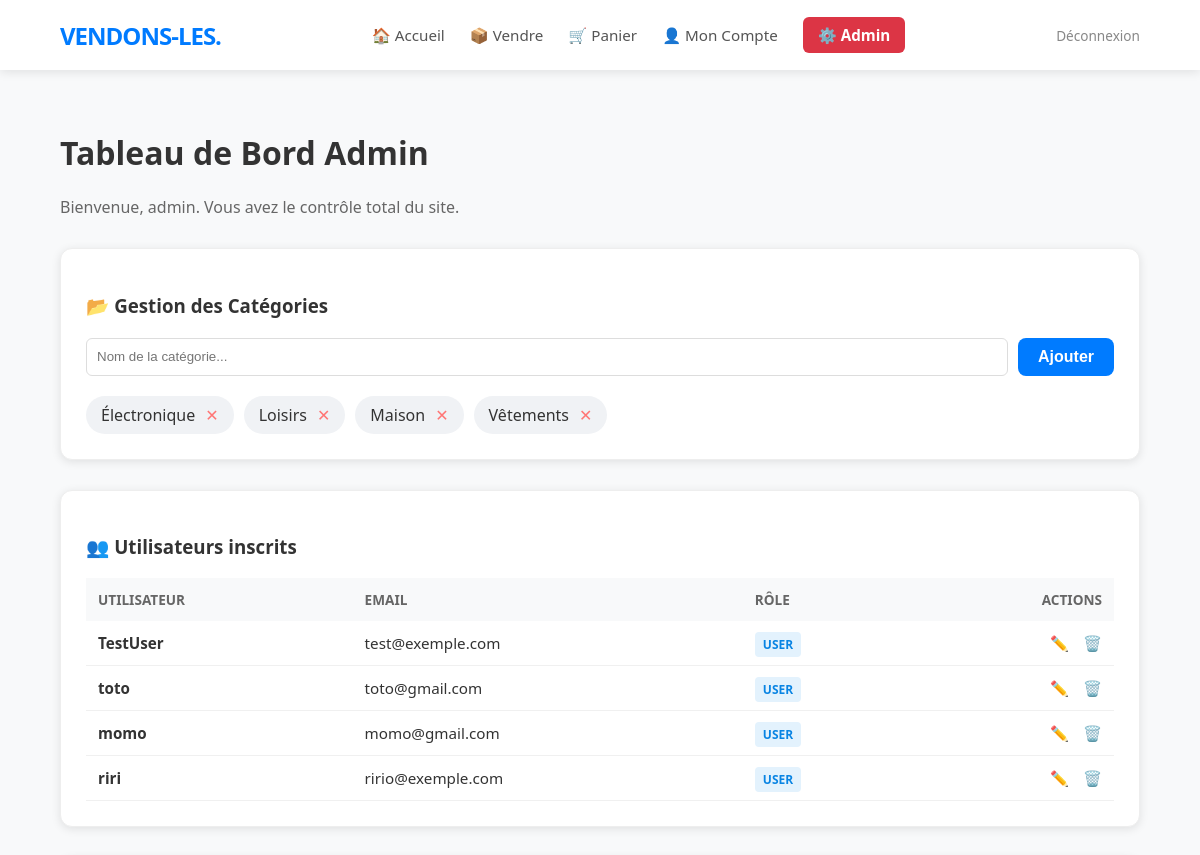
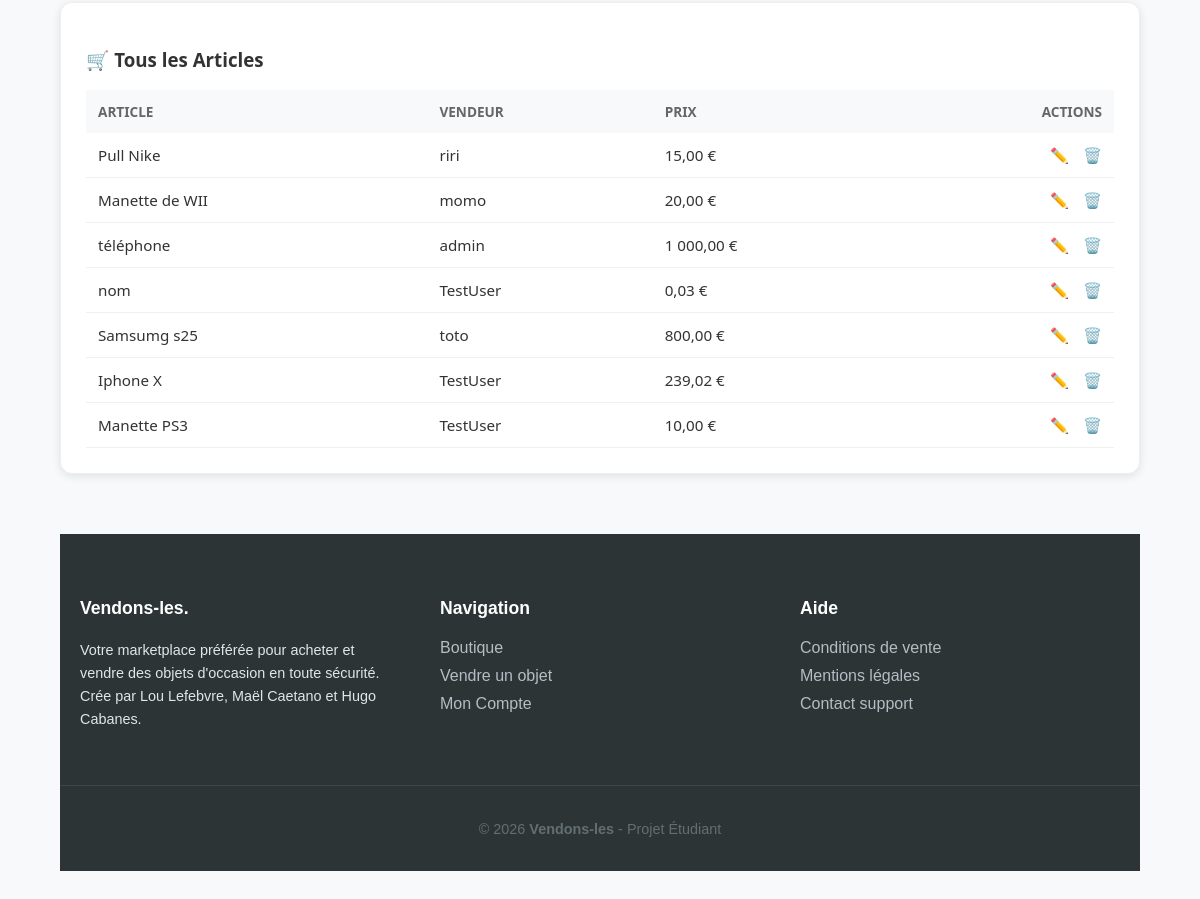
/admin.php (signed in), run on the app's committed database (2 pictures, top to bottom).
### tables this page shows
CREATE TABLE `category` (
  `id` int(11) NOT NULL,
  `nom` varchar(255) NOT NULL
);

CREATE TABLE `user` (
  `id` int(11) NOT NULL,
  `username` varchar(50) NOT NULL,
  `email` varchar(100) NOT NULL,
  `password` varchar(255) NOT NULL,
  `created_at` timestamp NOT NULL DEFAULT current_timestamp(),
  `balance` decimal(10,2) DEFAULT 100.00,
  `image_url` varchar(255) DEFAULT NULL,
  `role` varchar(20) DEFAULT 'user'
);

CREATE TABLE `article` (
  `id` int(11) NOT NULL,
  `nom` varchar(255) NOT NULL,
  `description` text DEFAULT NULL,
  `prix` decimal(10,2) NOT NULL,
  `date_publication` timestamp NOT NULL DEFAULT current_timestamp(),
  `auteur_id` int(11) DEFAULT NULL,
  `image_url` varchar(255) DEFAULT NULL,
  `category_id` int(11) DEFAULT NULL
);

### includes/functions.php (called while the page is built, shortened)
<?php
function formatPrix($montant) {
    return number_format($montant, 2, ',', ' ') . " €";
}
?>

### admin.php (the view, shortened to what this page needs)
<?php
require_once 'includes/header.php';
$all_articles = $mysqli->query("SELECT Article.*, User.username FROM Article JOIN User ON Article.auteur_id = User.id ORDER BY Article.date_publication DESC");
$all_users = $mysqli->query("SELECT * FROM User WHERE id != " . $_SESSION['user_id']);
$all_cats = $mysqli->query("SELECT * FROM Category ORDER BY nom ASC");
?>
<div class="admin-header" style="margin-bottom: 30px;">
    <h1>Tableau de Bord Admin</h1>
    <p style="color: #666;">Bienvenue, <?php echo $_SESSION['username']; ?>. Vous avez le contrôle total du site.</p>
</div>
<div class="admin-grid">
    <div class="admin-card">
        <h3>📂 Gestion des Catégories</h3>
        <form method="POST" style="display: flex; gap: 10px; margin: 20px 0;">
            <input type="text" name="nom_categorie" placeholder="Nom de la catégorie..." required style="flex-grow:1; padding:10px; border:1px solid #ddd; border-radius:6px;">
            <button type="submit" name="add_cat" class="btn-submit" style="width:auto; margin:0; padding:10px 20px;">Ajouter</button>
        </form>
        <div style="display: flex; flex-wrap: wrap; gap: 10px;">
            <?php while($c = $all_cats->fetch_assoc()): ?>
                <div class="cat-tag">
                    <?php echo htmlspecialchars($c['nom']); ?>
                    <a href="admin.php?del_cat=<?php echo $c['id']; ?>" onclick="return confirm('Supprimer ?')" style="color: #ff7675; text-decoration: none;">✕</a>
                </div>
            <?php endwhile; ?>
        </div>
    </div>
    <div class="admin-card">
        <h3>👥 Utilisateurs inscrits</h3>
        <table class="admin-table">
            <thead>
                <tr>
                    <th>Utilisateur</th>
                    <th>Email</th>
                    <th>Rôle</th>
                    <th style="text-align:right;">Actions</th>
                </tr>
            </thead>
            <tbody>
                <?php while($u = $all_users->fetch_assoc()): ?>
                <tr>
                    <td><strong><?php echo htmlspecialchars($u['username']); ?></strong></td>
                    <td><?php echo htmlspecialchars($u['email']); ?></td>
                    <td><span class="badge-role role-<?php echo $u['role']; ?>"><?php echo strtoupper($u['role']); ?></span></td>
                    <td style="text-align:right;">
                        <a href="edit_user.php?id=<?php echo $u['id']; ?>" style="text-decoration:none; margin-right:10px;">✏️</a>
                        <a href="admin.php?del_user=<?php echo $u['id']; ?>" onclick="return confirm('Bannir ?')" style="text-decoration:none;">🗑️</a>
                    </td>
                </tr>
                <?php endwhile; ?>
            </tbody>
        </table>
    </div>
    <div class="admin-card">
        <h3>🛒 Tous les Articles</h3>
        <table class="admin-table">
            <thead>
                <tr>
                    <th>Article</th>
                    <th>Vendeur</th>
                    <th>Prix</th>
                    <th style="text-align:right;">Actions</th>
                </tr>
            </thead>
            <tbody>
                <?php while($art = $all_articles->fetch_assoc()): ?>
                <tr>
                    <td><?php echo htmlspecialchars($art['nom']); ?></td>
                    <td><?php echo htmlspecialchars($art['username']); ?></td>
                    <td><?php echo formatPrix($art['prix']); ?></td>
                    <td style="text-align:right;">
                        <a href="edit.php?id=<?php echo $art['id']; ?>" style="text-decoration:none; margin-right:10px;">✏️</a>
                        <a href="admin.php?del_art=<?php echo $art['id']; ?>" onclick="return confirm('Supprimer ?')" style="text-decoration:none;">🗑️</a>
                    </td>
                </tr>
                <?php endwhile; ?>
            </tbody>
        </table>
    </div>
</div>
<?php require_once 'includes/footer.php'; ?>

### includes/header.php (shortened to what this page needs)
<?php
require_once 'functions.php';
?>
<!DOCTYPE html>
<html lang="fr">
<head>
    <link rel="stylesheet" href="assets/css/style.css">
</head>
<body>
    <nav>
        <a href="index.php" class="logo">VENDONS-LES.</a>
        <div class="nav-links">
            <a href="index.php">🏠 Accueil</a>
            <?php if (isset($_SESSION['username'])): ?>
                <a href="vente.php">📦 Vendre</a>
                <a href="cart.php">🛒 Panier</a>
                <a href="account.php">👤 Mon Compte</a>
                <?php if (isset($_SESSION['role']) && $_SESSION['role'] === 'admin'): ?>
                    <a href="admin.php" class="btn-admin">⚙️ Admin</a>
                <?php endif; ?>
            <?php endif; ?>
        </div>
        <div class="nav-auth">
            <?php if (isset($_SESSION['username'])): ?>
                <a href="logout.php" class="logout-link">Déconnexion</a>
            <?php else: ?>
                <a href="login.php" class="btn-login">Connexion</a>
                <a href="register.php">S'inscrire</a>
            <?php endif; ?>
        </div>
    </nav>
    <main class="container">

### includes/footer.php
</div> <footer>
        <div class="footer-container">
            <div class="footer-section">
                <h4>Vendons-les.</h4>
                <p style="font-size: 0.9rem; line-height: 1.6;">
                    Votre marketplace préférée pour acheter et vendre des objets d'occasion en toute sécurité.
                    Crée par Lou Lefebvre, Maël Caetano et Hugo Cabanes.
                </p>
            </div>
            <div class="footer-section">
                <h4>Navigation</h4>
                <ul>
                    <li><a href="index.php">Boutique</a></li>
                    <li><a href="vente.php">Vendre un objet</a></li>
                    <li><a href="account.php">Mon Compte</a></li>
                </ul>
            </div>
            <div class="footer-section">
                <h4>Aide</h4>
                <ul>
                    <li><a href="#">Conditions de vente</a></li>
                    <li><a href="#">Mentions légales</a></li>
                    <li><a href="mailto:support@vendonsles.fr">Contact support</a></li>
                </ul>
            </div>
        </div>
        <div class="footer-bottom">
            <p>&copy; <?php echo date('Y'); ?> <strong>Vendons-les</strong> - Projet Étudiant</p>
        </div>
    </footer>
</body>
</html>

### assets/css/style.css (style rules this page uses)
:root { --primary-color: #007bff; --dark-color: #1a1a1a; --light-bg: #f8f9fa; --admin-color: #dc3545; --text-main: #333; --nav-shadow: 0 2px 10px rgba(0,0,0,0.1); }
body { margin: 0; font-family: 'Segoe UI', Roboto, Helvetica, Arial, sans-serif; background-color: var(--light-bg); color: var(--text-main); display: flex; flex-direction: column; min-height: 100vh; }
nav { background: white; padding: 0 5%; height: 70px; display: flex; align-items: center; justify-content: space-between; box-shadow: var(--nav-shadow); position: sticky; top: 0; z-index: 1000; }
.logo { font-size: 1.5rem; font-weight: 800; color: var(--primary-color); text-decoration: none; letter-spacing: -1px; }
.nav-links { display: flex; gap: 25px; align-items: center; }
nav a { color: #555; text-decoration: none; font-size: 0.95rem; font-weight: 500; transition: color 0.3s; }
.btn-admin { background: var(--admin-color); color: white !important; padding: 8px 15px; border-radius: 6px; font-weight: bold; }
.nav-auth { display: flex; gap: 15px; align-items: center; }
.logout-link { font-size: 0.85rem; color: #888 !important; }
.container { flex: 1; padding: 40px 5%; max-width: 1200px; margin: 0 auto; width: 100%; box-sizing: border-box; }
.footer-bottom { text-align: center; margin-top: 50px; padding-top: 20px; border-top: 1px solid #333; color: #777; font-size: 0.8rem; }
.btn-submit { background: var(--primary-color); color: white; padding: 14px; border: none; border-radius: 8px; font-weight: bold; font-size: 1rem; cursor: pointer; transition: opacity 0.3s; margin-top: 10px; }
.admin-grid { display: grid; gap: 30px; margin-top: 20px; }
.admin-card { background: white; padding: 25px; border-radius: 12px; box-shadow: var(--nav-shadow); border: 1px solid #eee; }
.admin-table { width: 100%; border-collapse: collapse; margin-top: 15px; }
.admin-table th { text-align: left; padding: 12px; background: #f8f9fa; color: #666; font-size: 0.85rem; text-transform: uppercase; }
.admin-table td { padding: 12px; border-bottom: 1px solid #f0f0f0; font-size: 0.95rem; }
.badge-role { padding: 4px 8px; border-radius: 4px; font-size: 0.75rem; font-weight: bold; }
.role-user { background: #e3f2fd; color: #0984e3; }
.cat-tag { background: #f0f2f5; padding: 8px 15px; border-radius: 30px; display: inline-flex; align-items: center; gap: 10px; font-weight: 500; }
footer { background: #2d3436; color: #dfe6e9; padding: 40px 0 20px 0; margin-top: 60px; font-family: sans-serif; }
.footer-container { max-width: 1100px; margin: 0 auto; display: grid; grid-template-columns: repeat(auto-fit, minmax(200px, 1fr)); gap: 40px; padding: 0 20px; }
.footer-section h4 { color: #ffffff; margin-bottom: 20px; font-size: 1.1rem; }
.footer-section ul { list-style: none; padding: 0; }
.footer-section ul li { margin-bottom: 10px; }
.footer-section ul li a { color: #b2bec3; text-decoration: none; transition: color 0.3s; }
.footer-bottom { text-align: center; margin-top: 40px; padding-top: 20px; border-top: 1px solid #444; font-size: 0.9rem; color: #636e72; }

### data on the page
category: nom "Électronique"
category: nom "Loisirs"
category: nom "Maison"
category: nom "Vêtements"
user: username "TestUser", email "test@exemple.com", role "USER"
user: username "toto", email "toto@gmail.com", role "USER"
user: username "momo", email "momo@gmail.com", role "USER"
user: username "riri", email "ririo@exemple.com", role "USER"
article: nom "Pull Nike", auteur.username "riri", prix "15,00 €"
article: nom "Manette de WII", auteur.username "momo", prix "20,00 €"
article: nom "téléphone", auteur.username "admin", prix "1 000,00 €"
article: nom "nom", auteur.username "TestUser", prix "0,03 €"
article: nom "Samsumg s25", auteur.username "toto", prix "800,00 €"
article: nom "Iphone X", auteur.username "TestUser", prix "239,02 €"
article: nom "Manette PS3", auteur.username "TestUser", prix "10,00 €"

### other printed values
$_SESSION['username'] "admin"
